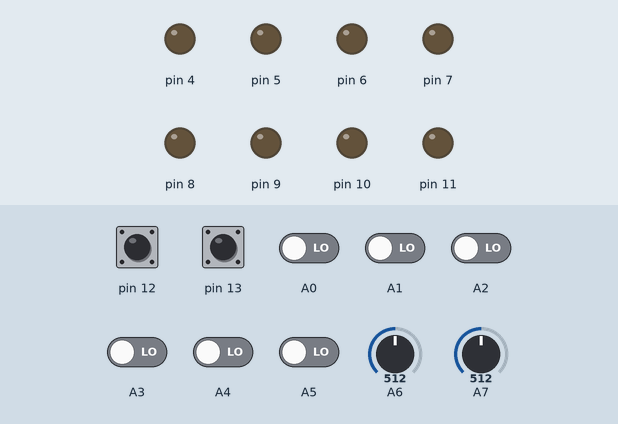
Simulated run of this sketch. Board: Arduino Nano, built with avr-gcc and run on an emulated ATmega328P. Shown: output pins drawn as LEDs (lit = HIGH). Dashed ring = blinking. The test bench sets the inputs (shaded band); at power-on: A0–5, pin 12, pin 13 LOW, A6 = 512, A7 = 512.

Above: at 1.2 s.
1.3 s: pin 12 pulsed HIGH 5 times (0.12 s each, 0.3 s apart)
At 1.57 s:
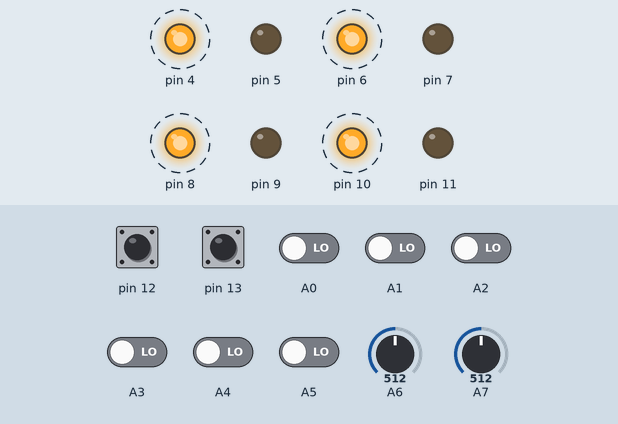
4.3 s: pin 13 pulsed HIGH 2 times (0.12 s each, 0.3 s apart)
At 5.6 s:
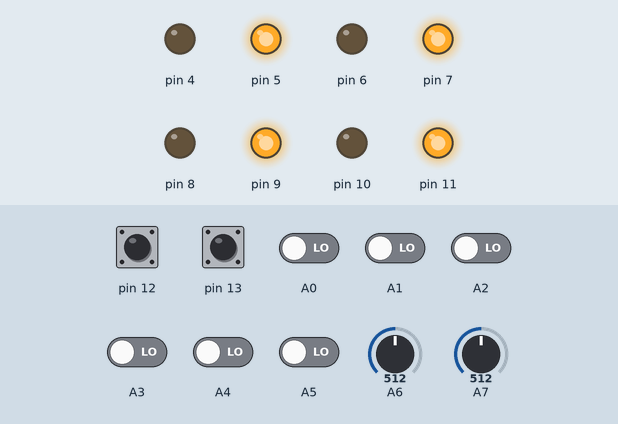
Timing chart, 0 to 7.3 s (numbered marks = the images above; inputs shaded):
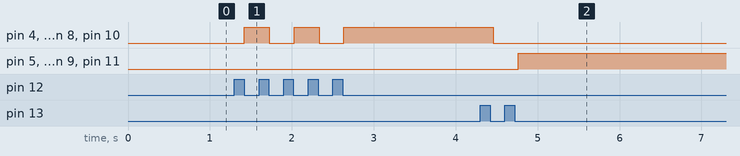

Measured:
- after the input at 1.3 s, pin 4, pin 6, pin 8, pin 10: alternates HIGH for 0.30 s and LOW for 0.30 s, 5 changes in all, then stays HIGH, starting after 0.12 s
- after the input at 4.3 s, pin 4, pin 6, pin 8, pin 10: HIGH → LOW after 0.16 s; pin 5, pin 7, pin 9, pin 11: LOW → HIGH after 0.46 s

The sketch:

Blinds_project.ino
```cpp
#include "printf.h"


int timeLimit = 7;


//////////////////////////////////////////////////////////////////////
int cnt=0;
int sec=0;

struct parameters{
  int input1;
  int input2;
  int output1;
  int output2;
  unsigned long CurrentTime;
  bool button1,button2;
  bool button1wasPressed=1,button2wasPressed=1;
  bool motorUpRunning = 0;
  bool motorDownRunning = 0;
  unsigned long StartTimeButton1 = 0,ElapsedTimeButton1 = 600;
  unsigned long StartTimeButton2 = 0,ElapsedTimeButton2 = 600;
  unsigned long StartTime1 = 0,ElapsedTime1 = 0;
  unsigned long StartTime2 = 0,ElapsedTime2 = 0;
  bool start=1;
  char type;
  };


// add NEW structure for a new input-output pair   (**1**)
struct parameters slave1,slave2,slave3,slave4,master;
bool masterLock=0;


void setup() {

/*                     SETUP
 *
 * Setup function - used for setting parameters.
 * To add a new input-output pair, first initialize
 * a NEW structure (**1**) and add it to function
 * call at loop() function
 *
 */  Serial.begin(9600);

  slave1.input1=A0;
  slave1.input2=A1;
  slave1.output1=11;
  slave1.output2=10;
  slave1.type='s';

  slave2.input1=A2;
  slave2.input2=A3;
  slave2.output1=9;
  slave2.output2=8;
  slave2.type='s';

  slave3.input1=A4;
  slave3.input2=A5;
  slave3.output1=7;
  slave3.output2=6;
  slave3.type='s';

  slave4.input1=A6;
  slave4.input2=A7;
  slave4.output1=5;
  slave4.output2=4;
  slave4.type='s';


  master.input1=12;
  master.input2=13;
  master.type='m';


}
void timeFunction (){

    delay(50);
    cnt++;
    if (cnt%20==0){
    sec++;

          printf("sec: %2d\r\n",sec);

    }
  }


void loop() {

  function(&slave1);
  function(&slave2);
  function(&slave3);
  function(&slave4);
  function(&master);
  timeFunction();


}


void function(struct parameters *arg)
{

    struct parameters s;

    s=*arg;

    if (s.start)
    {
      pinMode(s.output1, OUTPUT);
      pinMode(s.output2, OUTPUT);
      pinMode(s.input1, INPUT);
      pinMode(s.input2, INPUT);
      digitalWrite(s.output1, LOW);
      digitalWrite(s.output2, LOW);
      s.StartTime1 = sec;
      s.StartTime2 = sec;
      s.start=0;
    }


      if(s.input1!=20)
      {
      s.button1 = !(digitalRead(s.input1));
      s.button2 = !(digitalRead(s.input2));
      }else
      {
      s.button1 = !(analogRead(s.input1)>500);
      s.button2 = !(analogRead(s.input2)>500);
      }

    s.CurrentTime = sec;
    s.ElapsedTime1 = s.CurrentTime - s.StartTime1;
    s.ElapsedTime2 = s.CurrentTime - s.StartTime2;
    if(s.ElapsedTime1>timeLimit) s.motorUpRunning=0;
    if(s.ElapsedTime2>timeLimit) s.motorDownRunning=0;

    if (s.button1)
    {
         s.StartTime1 = sec;

       if(!s.button1wasPressed)
       {
         if(s.motorDownRunning){s.motorDownRunning=0;}
         else if(s.motorUpRunning) s.motorUpRunning=0;
         else                      s.motorUpRunning=1;
        printf("Button %d has been pressed!\n",s.input1);

       }
        s.button1wasPressed=1;
          if(s.type=='m')
          {
            masterLock=1;
            slave1.StartTime1=s.StartTime1;
            slave2.StartTime1=s.StartTime1;
            slave3.StartTime1=s.StartTime1;
            slave4.StartTime1=s.StartTime1;
          }else
          {
            masterLock=0;
          }
    }else s.button1wasPressed=0;
    if (s.button2)
    {
         s.StartTime2 = sec;

       if(!s.button2wasPressed)
       {
         if(s.motorUpRunning){s.motorUpRunning=0;}
         else if(s.motorDownRunning) s.motorDownRunning=0;
         else                        s.motorDownRunning=1;
        printf("Button %d has been pressed!\n",s.input2);

       }

        s.button2wasPressed=1;
          if(s.type=='m')
          {
            slave1.StartTime2=s.StartTime2;
            slave2.StartTime2=s.StartTime2;
            slave3.StartTime2=s.StartTime2;
            slave4.StartTime2=s.StartTime2;
            }
    }else s.button2wasPressed=0;

          if(s.type=='m')
          {
            masterLock=1;
          }else
          {
            masterLock=0;
          }

    if(s.type=='m' && (s.button2wasPressed || s.button1wasPressed))
    {
        if (s.motorDownRunning){digitalWrite(slave1.output1, HIGH);slave1.motorDownRunning=1;}else{digitalWrite(slave1.output1, LOW);slave1.motorDownRunning=0;}
        if (s.motorUpRunning)  {digitalWrite(slave1.output2, HIGH);slave1.motorUpRunning=1;}else{digitalWrite(slave1.output2, LOW);slave1.motorUpRunning=0;}
        if (s.motorDownRunning){digitalWrite(slave2.output1, HIGH);slave2.motorDownRunning=1;}else{digitalWrite(slave2.output1, LOW);slave2.motorDownRunning=0;}
        if (s.motorUpRunning)  {digitalWrite(slave2.output2, HIGH);slave2.motorUpRunning=1;}else{digitalWrite(slave2.output2, LOW);slave2.motorUpRunning=0;}
        if (s.motorDownRunning){digitalWrite(slave3.output1, HIGH);slave3.motorDownRunning=1;}else{digitalWrite(slave3.output1, LOW);slave3.motorDownRunning=0;}
        if (s.motorUpRunning)  {digitalWrite(slave3.output2, HIGH);slave3.motorUpRunning=1;}else{digitalWrite(slave3.output2, LOW);slave3.motorUpRunning=0;}
        if (s.motorDownRunning){digitalWrite(slave4.output1, HIGH);slave4.motorDownRunning=1;}else{digitalWrite(slave4.output1, LOW);slave4.motorDownRunning=0;}
        if (s.motorUpRunning)  {digitalWrite(slave4.output2, HIGH);slave4.motorUpRunning=1;}else{digitalWrite(slave4.output2, LOW);slave4.motorUpRunning=0;}
    } else if (!masterLock)
    {
        if (s.motorDownRunning){digitalWrite(s.output1, HIGH);}else{digitalWrite(s.output1, LOW);}
        if (s.motorUpRunning)  {digitalWrite(s.output2, HIGH);}else{digitalWrite(s.output2, LOW);}
    }

        *arg=s;

}
```
